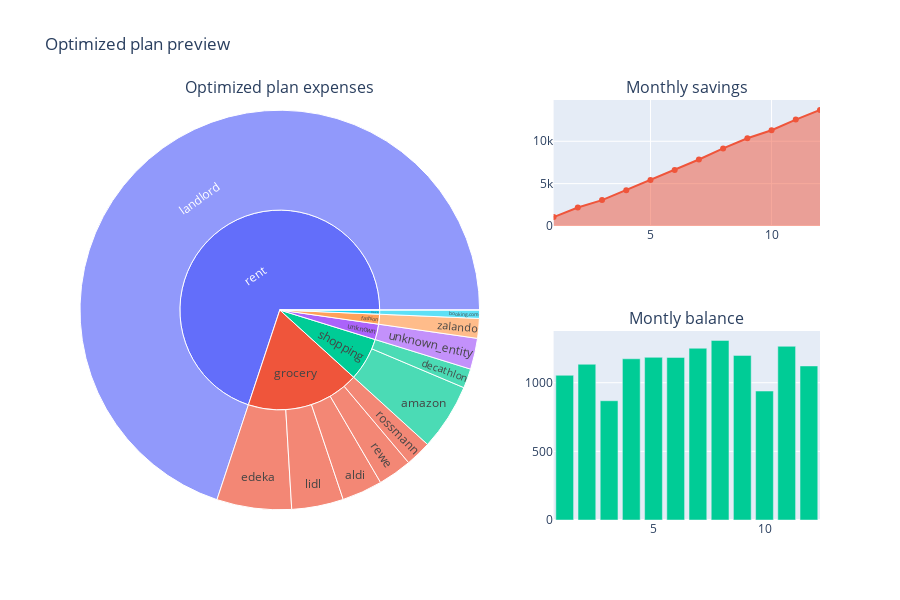

Notebook code for this chart:
### Code cell
import plotly.graph_objects as go
from plotly.subplots import make_subplots

import pandas as pd

# Initialize figure with subplots
fig = make_subplots(
    rows=2, cols=2,
    column_widths=[0.6, 0.4],
    row_heights=[0.4, 0.6],
    specs=[[{"type": "sunburst", "rowspan": 2}, {"type": "bar"}],
           [            None                    , {"type": "bar"}]],
 subplot_titles=("Optimized plan expenses", "Monthly savings", "Montly balance"))


sb1 = px.sunburst(
    solved_data[solved_data["solution"] == 1],
    values="expense",
    path=["type", "entity"],
)._data

fig.add_trace(
    go.Sunburst(
        branchvalues="total",
        labels=sb1[0]["labels"],
        parents=sb1[0]["parents"],
        values=sb1[0]["values"],
    ),
    1,
    1,
)

# Add locations bar chart

balance_optimized = (
    solved_data[solved_data["solution"] == 1].groupby(["month"]).sum().reset_index()
)
balance_optimized["balance"] = (
    balance_optimized["Credit"] + balance_optimized["Debit"]
)
balance_optimized["color"] = np.where(
    balance_optimized["balance"] < 0, "Negative", "Positive"
)
balance_optimized["savings"] = balance_optimized["balance"].cumsum()
balance_optimized["data_type"] = "optimized"


fig.add_trace(
    go.Scatter(
    x=balance_optimized["month"],
    y=balance_optimized["savings"],
    fill='tozeroy'
    ),
    row=1, col=2
)

fig.add_trace(
    go.Bar(
    x=balance_optimized["month"],
    y=balance_optimized["balance"],
    ),
    row=2, col=2
)


fig.update_layout(height=600, width=900, showlegend=False, title_text="Optimized plan preview")

fig.show()

### Figure 1 — Plotly figure (JSON) as saved in the notebook; plotly's stock layout.template omitted (floating-point values rounded to 4 significant figures)
{"data": [{"branchvalues": "total", "domain": {"x": [0, 0.54], "y": [0, 1]}, "labels": ["aldi", "amazon", "booking.com", "decathlon", "edeka", "landlord", "lidl", "rewe", "rossmann", "salary", "unknown_entity", "zalando", "fashion", "grocery", "income", "rent", "shopping", "travel", "unknown"], "parents": ["grocery", "shopping", "travel", "shopping", "grocery", "rent", "grocery", "grocery", "grocery", "income", "unknown", "fashion", "", "", "", "", "", "", ""], "type": "sunburst", "values": [731.4, 1204.0, 150.2, 350.5, 1349.0, 15600, 934.2, 611.3, 467.7, 0, 560.2, 357.0, 357.0, 4094.0, 0, 15600, 1554.0, 150.2, 560.2]}, {"fill": "tozeroy", "type": "scatter", "x": [1, 2, 3, 4, 5, 6, 7, 8, 9, 10, 11, 12], "xaxis": "x", "y": [1054.0, 2188.0, 3057.0, 4231.0, 5416.0, 6600.0, 7851.0, 9159.0, 10360.0, 11300.0, 12560.0, 13680.0], "yaxis": "y"}, {"type": "bar", "x": [1, 2, 3, 4, 5, 6, 7, 8, 9, 10, 11, 12], "xaxis": "x2", "y": [1054.0, 1134.0, 868.7, 1174.0, 1185.0, 1184.0, 1251.0, 1308.0, 1199.0, 939.2, 1265.0, 1122.0], "yaxis": "y2"}], "layout": {"annotations": [{"font": {"size": 16}, "showarrow": false, "text": "Optimized plan expenses", "x": 0.27, "xanchor": "center", "xref": "paper", "y": 1, "yanchor": "bottom", "yref": "paper"}, {"font": {"size": 16}, "showarrow": false, "text": "Monthly savings", "x": 0.82, "xanchor": "center", "xref": "paper", "y": 1, "yanchor": "bottom", "yref": "paper"}, {"font": {"size": 16}, "showarrow": false, "text": "Montly balance", "x": 0.82, "xanchor": "center", "xref": "paper", "y": 0.45, "yanchor": "bottom", "yref": "paper"}], "height": 600, "showlegend": false, "title": {"text": "Optimized plan preview"}, "width": 900, "xaxis": {"anchor": "y", "domain": [0.64, 1]}, "xaxis2": {"anchor": "y2", "domain": [0.64, 1]}, "yaxis": {"anchor": "x", "domain": [0.7, 1]}, "yaxis2": {"anchor": "x2", "domain": [0, 0.45]}}}
